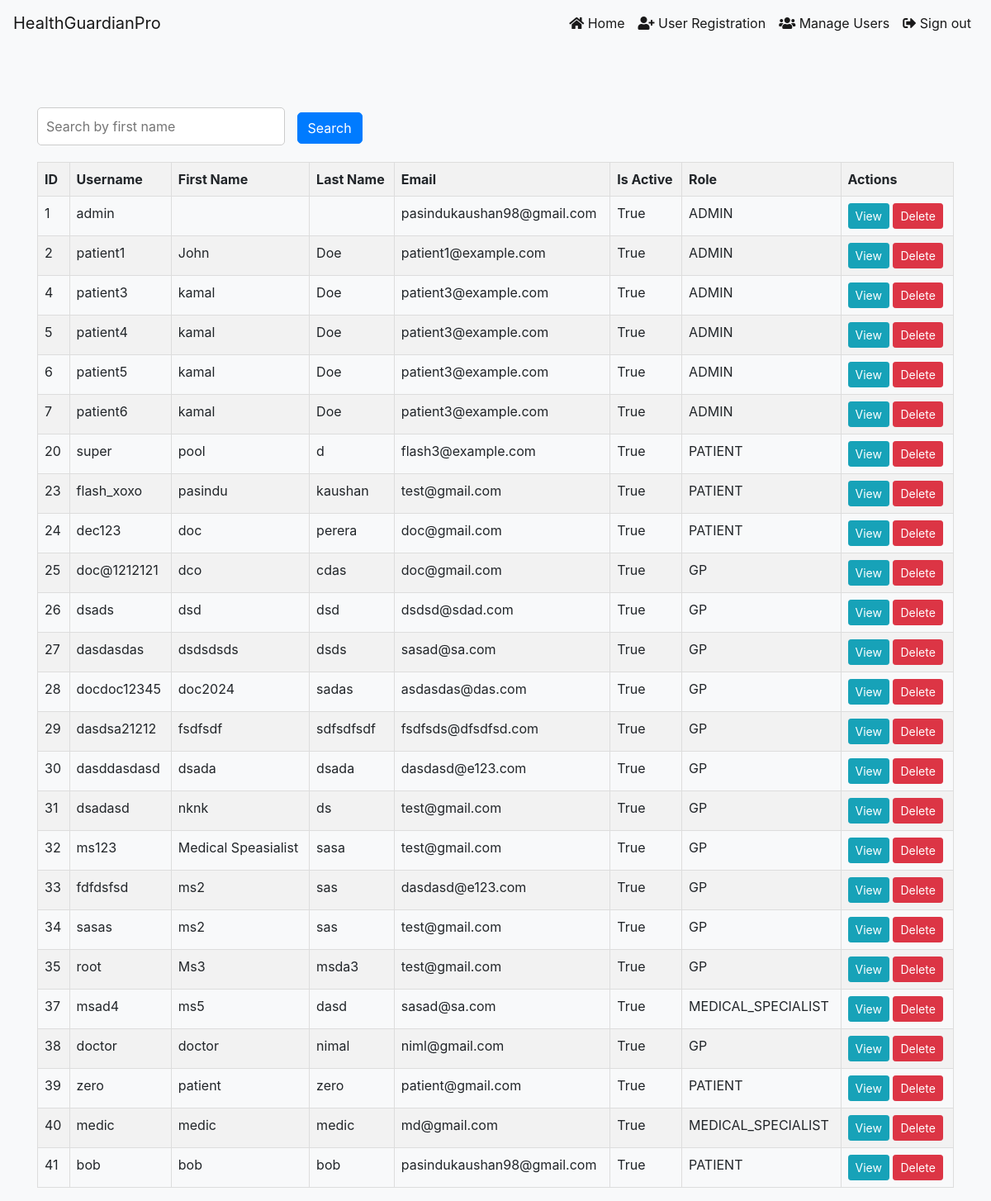
Before: /app/manage_users/ (signed in) with the older database file.
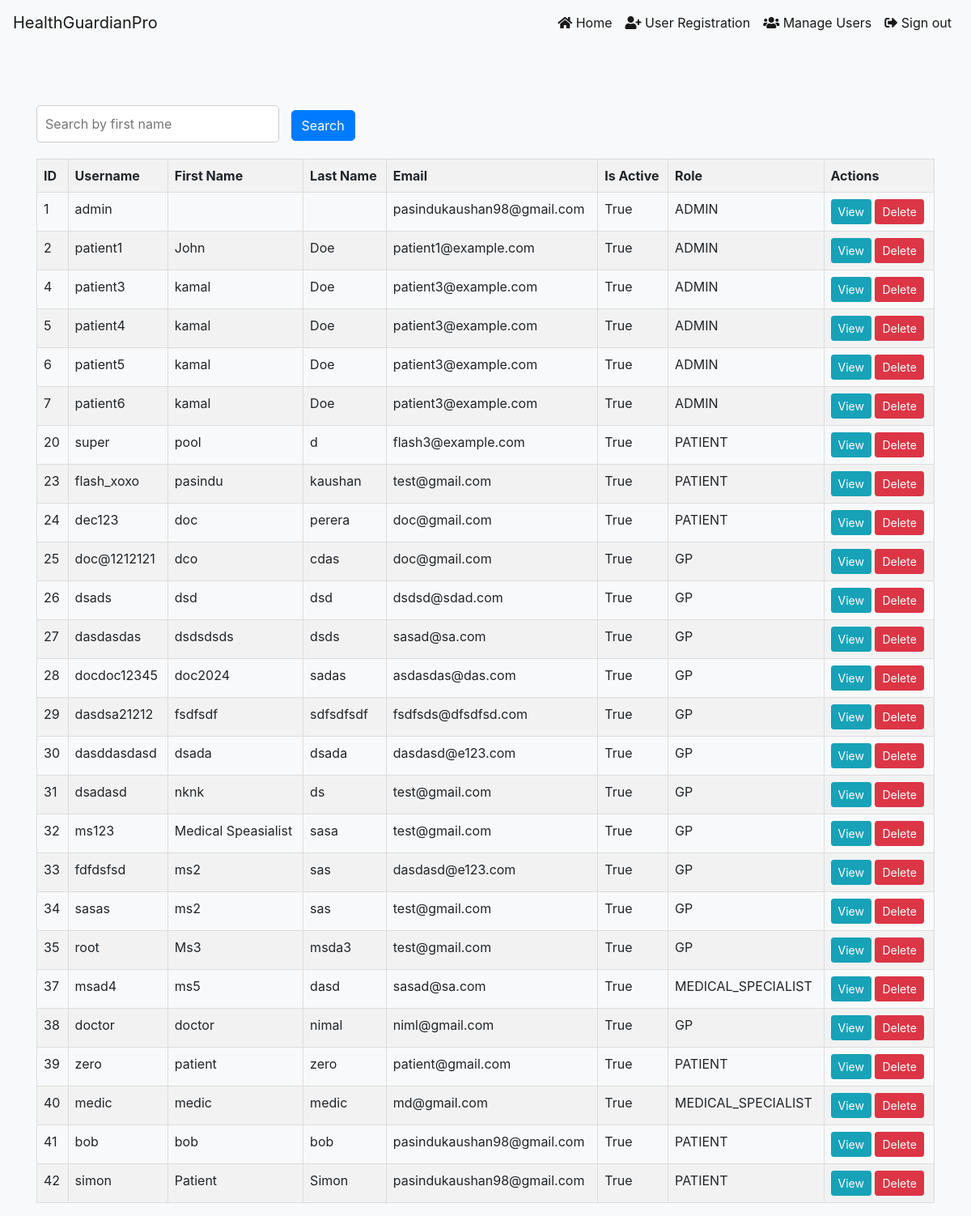
After: the same page with the newer database file.
### predictor/models.py (models this page shows, shortened)
class User(AbstractUser):
    class Role(models.TextChoices):
        ADMIN = "ADMIN", "Admin"
        PATIENT = "PATIENT", "Patient"
        GP = "GP", "GP"
        MEDICAL_SPECIALIST = "MEDICAL_SPECIALIST", "Medical Specialist"
    base_role = Role.ADMIN
    role = models.CharField(max_length=50, choices=Role.choices)

### predictor/views.py (the view)
# urls.py: path('manage_users/', views.manage_users, name='manage_users'),
def manage_users(request):
    users = User.objects.all()
    return render(request, 'manage_users.html', {'users': users})

### predictor/templates/manage_users.html (shortened to what this page needs)
{% if request.user.is_authenticated %}
<!DOCTYPE html>
<html lang="en">
<head>
    <link href="https://stackpath.bootstrapcdn.com/bootstrap/4.5.2/css/bootstrap.min.css" rel="stylesheet">
    {% load static %}
    <link rel="stylesheet" type="text/css" href="{% static 'manage_users.css' %}">
</head>
<body>
    {% include 'nav_bar_admin.html' %}
<div class="container">
    <br>
    <form id="searchForm">
        <input type="text" id="searchInput" name="search" placeholder="Search by first name">
        <button type="button" id="searchButton" class="btn btn-primary">Search</button>
    </form>
    <table id="usersTable" class="table">
        <thead>
            <tr>
                <th>ID</th>
                <th>Username</th>
                <th>First Name</th>
                <th>Last Name</th>
                <th>Email</th>
                <th>Is Active</th>
                <th>Role</th>
                <th>Actions</th>
            </tr>
        </thead>
        <tbody>
            {% for user in users %}
            <tr>
                <td>{{ user.id }}</td>
                <td>{{ user.username }}</td>
                <td>{{ user.first_name }}</td>
                <td>{{ user.last_name }}</td>
                <td>{{ user.email }}</td>
                <td>{{ user.is_active }}</td>
                <td>{{ user.role }}</td>
                <td>
                    <a href="#" class="btn btn-info btn-sm">View</a>
                    <form method="post" action="{% url 'delete_user' user.id %}"  style="display: inline;">
                        <button type="submit" class="btn btn-danger btn-sm" onclick="return confirm('Are you sure you want to delete this user?')">Delete</button>
                    </form>
                </td>
            </tr>
            {% endfor %}
        </tbody>
    </table>
</div>
</body>
</html>
{% endif %}

Changed rows visible on the page:
added User: id "42", username "simon", first_name "Patient", last_name "Simon", email "pasindukaushan98@gmail.com", is_active "True", role "PATIENT"
